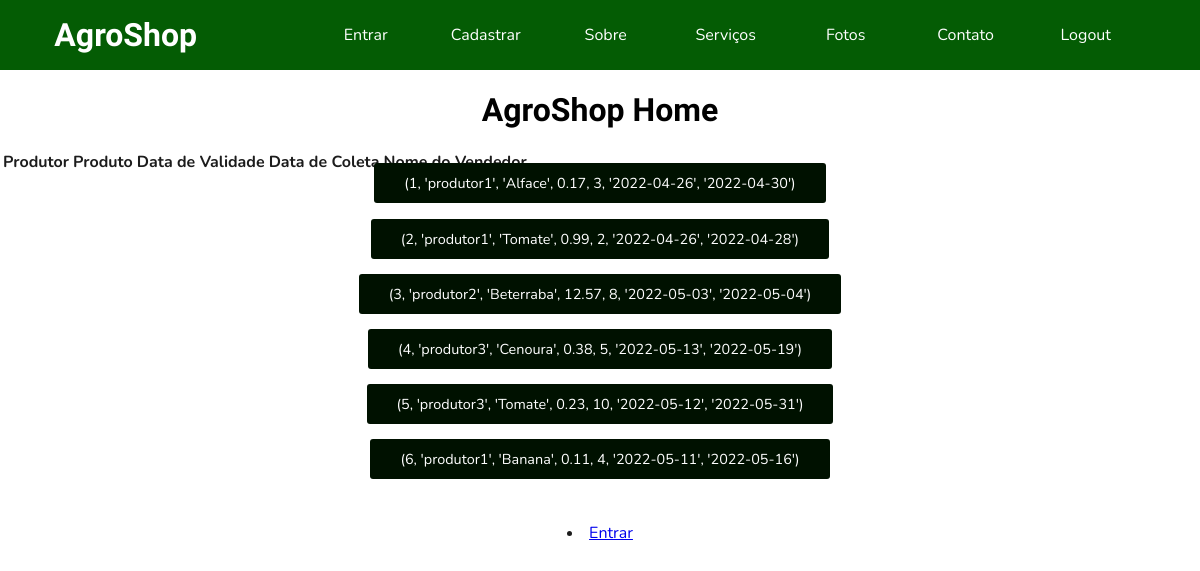
/Mercado, run on the app's committed database.
### website/models.py (models this page shows)
class Produto(db.Model, UserMixin):
    id = db.Column(db.Integer, primary_key=True)
    idProd = db.Column(db.Integer)
    tipo = db.Column(db.String(25))
    preco = db.Column(db.Float)
    quantidade = db.Column(db.Integer)
    dataColeta = db.Column(db.Date)
    dataValidade = db.Column(db.Date)

### website/auth.py (the view)
@auth.route('/Mercado', methods = ['GET','POST'])
def mercado():
    loginCliente = session.get('contaCliente', None)
    if loginCliente != None:
        return redirect(url_for('auth.home_cliente'))
    queryProdutos = """SELECT Produto.Id, Produtor.Nome, Produto.tipo, Produto.preco, Produto.quantidade, Produto.dataColeta, Produto.dataValidade
    FROM Produto INNER JOIN Produtor on Produto.idProd=Produtor.id"""
    con = sqlite3.connect('AgroShop\website\database.db')
    db = con.cursor()
    Produtos = db.execute(queryProdutos)
    Produto=Produtos.fetchall()
    con.close()
    return render_template("mercado.html",Produto=Produto)

### website/templates/mercado.html (shortened to what this page needs)
<!DOCTYPE html>
<html lang="en">
<head>
    <link rel="stylesheet" href="https://cdnjs.cloudflare.com/ajax/libs/font-awesome/4.7.0/css/font-awesome.min.css">
    <link rel="stylesheet" href="../static/css/normalize.css">
    <link rel="stylesheet" href="../static/css/home-cliente.css">
</head>
<body>
    <nav id="topo">
        <a href="/">AgroShop</a>
        <ul>
            <li><a href="entrar">Entrar</a></li>
            <li><a href="cadastrar">Cadastrar</a></li>
            <li><a href="/#sobre">Sobre</a></li>
            <li><a href="/#serviços">Serviços</a></li>
            <li><a href="/#fotos">Fotos</a></li>
            <li><a href="#contato">Contato</a></li>
            <li><a href="logout">Logout</a></li>
        </ul>
    </nav>
    <h1>AgroShop Home</h1>
    <html>
    <head>
    </head>
    <body>
        <form method="post">
        <table>
            <tr>
                <th>Produtor</th>
                <th>Produto</th>
                <th>Data de Validade</th>
                <th>Data de Coleta</th>
                <th>Nome do Vendedor</th>
        </table>
            {% for produto in Produto %}
            <tr>
                    <a href="#serviços" class="botao">{{produto}}</a>
            </tr>
            <br>
            <br>
            <br>
            {% endfor %}
            <br>
            <li><a href="/entrar">Entrar</a></li>
    </form>
    </body>
    </html>
</body>
</html>

### website/static/css/home-cliente.css (style rules this page uses)
body { font-family: Nunito, sans-serif; color: #1c1c1c; text-align: center; }
h1, h2, h3 { font-family: Asap, sans-serif; color: #000000; }
.botao { color: #FFFFFF; text-decoration: none; padding: 10px 30px; background-color: #001100; font-size: .9em; border-radius: 3px; }
nav { display: flex; flex-direction: column; align-items: center; background-color: #045c04; }
nav>a { text-decoration: none; color: #FFFFFF; font-weight: 800; font-size: 32px; font-family: Yellowtail, sans-serif; }
nav ul { display: flex; flex-direction: column; align-items: center; list-style: none; padding: 0; width: 100%; }
nav ul li { text-align: center; width: 100%; border-radius: 10px; }
nav ul li a { display: inline-block; padding: 10px 0; width: 100%; text-decoration: none; color: #FFFFFF; }
@media screen and (min-width:768px) { nav { flex-direction: row; justify-content: space-around; } }
@media screen and (min-width:768px) { nav ul { flex-direction: row; width: 70%; } }

### data on the page
Produto: produto "(1, 'produtor1', 'Alface', 0.17, 3, '2022-04-26', '2022-04-30')"
Produto: produto "(2, 'produtor1', 'Tomate', 0.99, 2, '2022-04-26', '2022-04-28')"
Produto: produto "(3, 'produtor2', 'Beterraba', 12.57, 8, '2022-05-03', '2022-05-04')"
Produto: produto "(4, 'produtor3', 'Cenoura', 0.38, 5, '2022-05-13', '2022-05-19')"
Produto: produto "(5, 'produtor3', 'Tomate', 0.23, 10, '2022-05-12', '2022-05-31')"
Produto: produto "(6, 'produtor1', 'Banana', 0.11, 4, '2022-05-11', '2022-05-16')"
